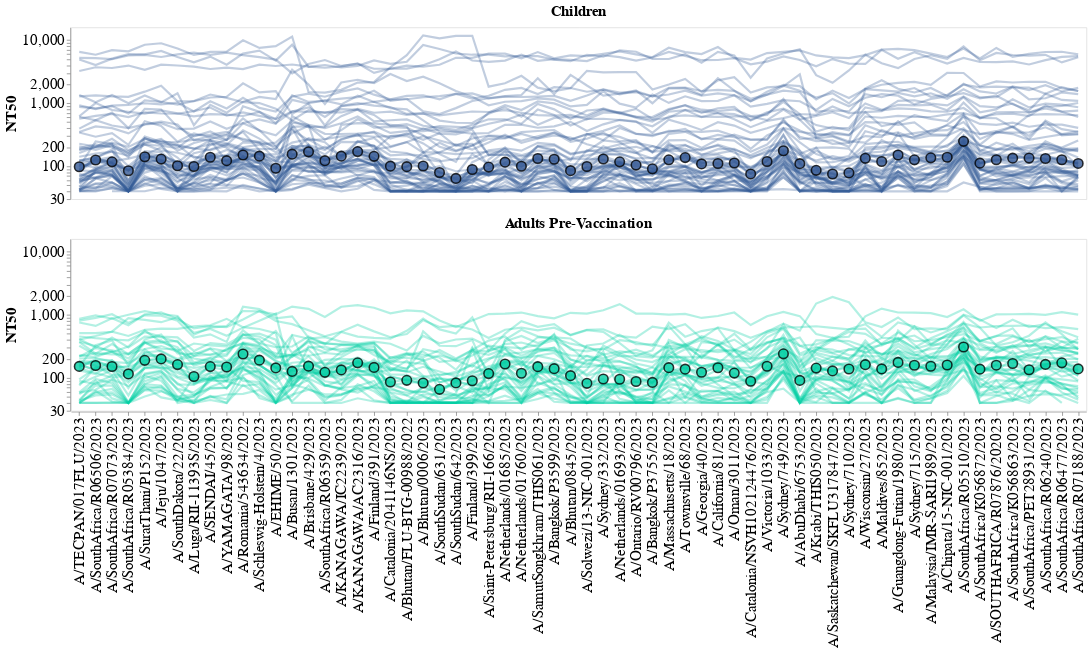

The notebook cell saved with this chart:
### Code cell
# Make plot with median and IQR for vaccine groups on same axis

# # Configure
# color_palette = [
#     '#557fc4', # Light, presenter-friendly blue
#     '#03cea4', #teal
#     '#ca1551', #red
#     '#eac435', #yellow
#                ]

color_scheme = alt.Color('group_detail', 
                         title = 'Cohort', 
                         sort=group_sort_list,
                         legend=None
                        ).scale(range=color_palette)
titer_range = [30, 16000]
titleFontSize=19
labelFontSize=19
lineOpacity = 0.3
lineSize = 2.8
markerOpacity = 0.8
markerSize = 150
width = 1300
height = 220

# Get data
cohorts_to_plot = ['SCH', 'PennVaccineCohort_d0']
data = all_titers[all_titers['group_detail'].isin(cohorts_to_plot)]
data = (data[~data['virus'].isin(vaccine_strains_no_Massachusetts)]
        .replace({'group_detail': group_detail_dict})
       )



line = (alt.Chart(data, width = width,height=height)
        .mark_line(size = lineSize, point = False, opacity = lineOpacity)
        .encode(
            alt.X('virus', 
                      axis = alt.Axis(grid=False, titleFontSize=titleFontSize, labelFontSize=labelFontSize,
                                      title = None,labelLimit = 1000, labelAlign = 'right',
                                      # labelColor = all_vacc_label_colors,labelFontWeight = all_vacc_label_weights,
                                     ),             
                      sort = virus_order
                     ),
            alt.Y('titer', 
                      scale =alt.Scale(type='log',domain=titer_range, nice=False), 
                      axis=alt.Axis(grid=False, titleFontSize=titleFontSize, labelFontSize=labelFontSize, title="NT50")
                 ),
            detail = 'serum',
            color = color_scheme,
            # order = 'virus_order'
        )
       )

points = (alt.Chart(data, width=width)
          .mark_point(size = markerSize,
                      stroke = 'black',
                      strokeWidth = 2,
                      filled=True, 
                      opacity=markerOpacity)
          .encode(
              alt.X('virus', sort = virus_order),
              alt.Y('median(titer)'),
              color = color_scheme
          )
         )
    
layered = (alt.layer(line, points)
           .facet(
               row = alt.Row('group_detail:N', sort = group_sort_list, 
                             title = None,
                             # header=None
                            ),
               config = alt.Config(
                        legend = alt.LegendConfig(titleFontSize=titleFontSize, labelFontSize = labelFontSize,
                            strokeColor='gray',padding=10,cornerRadius=10,
                            labelLimit = 1000 # Let legend labels be as long as they want
                        )
                       )
           ).configure_header(labelFontSize=labelFontSize,
                              labelFontWeight='bold',
                             labelOrient = 'top')
)

layered

### Figure 1 — Vega-Lite specification as saved in the notebook (floating-point values rounded to 4 significant figures; data arrays with more than 128 entries replaced by an {"elided": "..."} marker saying what was removed)
{"config": {"view": {"continuousWidth": 300, "continuousHeight": 300}, "header": {"labelFontSize": 19, "labelFontWeight": "bold", "labelOrient": "top"}, "legend": {"cornerRadius": 10, "labelFontSize": 19, "labelLimit": 1000, "padding": 10, "strokeColor": "gray", "titleFontSize": 19}}, "data": {"name": "data-4ccfd999303cb561a40387d4db9900bd"}, "facet": {"row": {"field": "group_detail", "sort": ["SCH", "PennVaccineCohort_d0", "PennVaccineCohort_d28", "MA22VaccineCohort_prevax", "MA22VaccineCohort_postvax"], "title": null, "type": "nominal"}}, "spec": {"layer": [{"mark": {"type": "line", "opacity": 0.3, "point": false, "size": 2.8}, "encoding": {"color": {"field": "group_detail", "legend": null, "scale": {"range": ["#345995", "#03cea4", "#ca1551", "#eac435"]}, "sort": ["SCH", "PennVaccineCohort_d0", "PennVaccineCohort_d28", "MA22VaccineCohort_prevax", "MA22VaccineCohort_postvax"], "title": "Cohort", "type": "nominal"}, "detail": {"field": "serum", "type": "nominal"}, "x": {"axis": {"grid": false, "labelAlign": "right", "labelFontSize": 19, "labelLimit": 1000, "title": null, "titleFontSize": 19}, "field": "virus", "sort": ["A/Texas/50/2012X-223A", "A/Texas/50/2012", "A/Switzerland/9715293/2013", "A/Switzerland/9715293/2013NIB-88", "A/Kansas/14/2017", "A/HongKong/4801/2014egg", "A/HongKong/4801/2014", "A/Singapore/INFIMH-16-0019/2016X-307A", "A/Singapore/INFIMH-16-0019/2016", "A/HongKong/2671/2019", "A/HongKong/45/2019", "A/Cambodia/e0826360/2020", "A/Cambodia/e0826360/2020egg", "A/TECPAN/017FLU/2023", "A/SouthAfrica/R06506/2023", "A/SouthAfrica/R07073/2023", "A/SouthAfrica/R05384/2023", "A/SuratThani/P152/2023", "A/Jeju/1047/2023", "A/SouthDakota/22/2023", "A/Luga/RII-11393S/2023", "A/SENDAI/45/2023", "A/YAMAGATA/98/2023", "A/Romania/543634/2022", "A/Schleswig-Holstein/4/2023", "A/EHIME/50/2023", "A/Darwin/9/2021", "A/Darwin/6/2021", "A/Busan/1301/2023", "A/Brisbane/429/2023", "A/SouthAfrica/R06359/2023", "A/KANAGAWA/IC2239/2023", "A/KANAGAWA/AC2316/2023", "A/Finland/391/2023", "A/Catalonia/2041146NS/2023", "A/Bhutan/FLU-BTG-00988/2022", "A/Bhutan/0006/2023", "A/SouthSudan/631/2023", "A/SouthSudan/642/2023", "A/Finland/399/2023", "A/Saint-Petersburg/RII-166/2023", "A/Thailand/8/2022", "A/Netherlands/01685/2023", "A/Netherlands/01760/2023", "A/SamutSongkhram/THIS061/2023", "A/Bangkok/P3599/2023", "A/Bhutan/0845/2023", "A/Solwezi/13-NIC-001/2023", "A/Sydney/332/2023", "A/Netherlands/01693/2023", "A/Ontario/RV00796/2023", "A/Bangkok/P3755/2023", "A/Massachusetts/18/2022", "A/Townsville/68/2023", "A/Georgia/40/2023", "A/California/81/2023", "A/Oman/3011/2023", "A/Catalonia/NSVH102124476/2023", "A/Victoria/1033/2023", "A/Sydney/749/2023", "A/AbuDhabi/6753/2023", "A/Krabi/THIS050/2023", "A/Saskatchewan/SKFLU317847/2023", "A/Sydney/710/2023", "A/Wisconsin/27/2023", "A/Maldives/852/2023", "A/Guangdong-Futian/1980/2023", "A/Sydney/715/2023", "A/Malaysia/IMR-SARI1989/2023", "A/Chipata/15-NIC-001/2023", "A/SouthAfrica/R05510/2023", "A/SouthAfrica/K056872/2023", "A/SOUTHAFRICA/R07876/202023", "A/SouthAfrica/K056863/2023", "A/SouthAfrica/PET28931/2023", "A/SouthAfrica/R06240/2023", "A/SouthAfrica/R06477/2023", "A/SouthAfrica/R07188/2023"], "type": "nominal"}, "y": {"axis": {"grid": false, "labelFontSize": 19, "title": "NT50", "titleFontSize": 19}, "field": "titer", "scale": {"domain": [30, 16000], "nice": false, "type": "log"}, "type": "quantitative"}}}, {"mark": {"type": "point", "filled": true, "opacity": 0.8, "size": 150, "stroke": "black", "strokeWidth": 2}, "encoding": {"color": {"field": "group_detail", "legend": null, "scale": {"range": ["#345995", "#03cea4", "#ca1551", "#eac435"]}, "sort": ["SCH", "PennVaccineCohort_d0", "PennVaccineCohort_d28", "MA22VaccineCohort_prevax", "MA22VaccineCohort_postvax"], "title": "Cohort", "type": "nominal"}, "x": {"field": "virus", "sort": ["A/Texas/50/2012X-223A", "A/Texas/50/2012", "A/Switzerland/9715293/2013", "A/Switzerland/9715293/2013NIB-88", "A/Kansas/14/2017", "A/HongKong/4801/2014egg", "A/HongKong/4801/2014", "A/Singapore/INFIMH-16-0019/2016X-307A", "A/Singapore/INFIMH-16-0019/2016", "A/HongKong/2671/2019", "A/HongKong/45/2019", "A/Cambodia/e0826360/2020", "A/Cambodia/e0826360/2020egg", "A/TECPAN/017FLU/2023", "A/SouthAfrica/R06506/2023", "A/SouthAfrica/R07073/2023", "A/SouthAfrica/R05384/2023", "A/SuratThani/P152/2023", "A/Jeju/1047/2023", "A/SouthDakota/22/2023", "A/Luga/RII-11393S/2023", "A/SENDAI/45/2023", "A/YAMAGATA/98/2023", "A/Romania/543634/2022", "A/Schleswig-Holstein/4/2023", "A/EHIME/50/2023", "A/Darwin/9/2021", "A/Darwin/6/2021", "A/Busan/1301/2023", "A/Brisbane/429/2023", "A/SouthAfrica/R06359/2023", "A/KANAGAWA/IC2239/2023", "A/KANAGAWA/AC2316/2023", "A/Finland/391/2023", "A/Catalonia/2041146NS/2023", "A/Bhutan/FLU-BTG-00988/2022", "A/Bhutan/0006/2023", "A/SouthSudan/631/2023", "A/SouthSudan/642/2023", "A/Finland/399/2023", "A/Saint-Petersburg/RII-166/2023", "A/Thailand/8/2022", "A/Netherlands/01685/2023", "A/Netherlands/01760/2023", "A/SamutSongkhram/THIS061/2023", "A/Bangkok/P3599/2023", "A/Bhutan/0845/2023", "A/Solwezi/13-NIC-001/2023", "A/Sydney/332/2023", "A/Netherlands/01693/2023", "A/Ontario/RV00796/2023", "A/Bangkok/P3755/2023", "A/Massachusetts/18/2022", "A/Townsville/68/2023", "A/Georgia/40/2023", "A/California/81/2023", "A/Oman/3011/2023", "A/Catalonia/NSVH102124476/2023", "A/Victoria/1033/2023", "A/Sydney/749/2023", "A/AbuDhabi/6753/2023", "A/Krabi/THIS050/2023", "A/Saskatchewan/SKFLU317847/2023", "A/Sydney/710/2023", "A/Wisconsin/27/2023", "A/Maldives/852/2023", "A/Guangdong-Futian/1980/2023", "A/Sydney/715/2023", "A/Malaysia/IMR-SARI1989/2023", "A/Chipata/15-NIC-001/2023", "A/SouthAfrica/R05510/2023", "A/SouthAfrica/K056872/2023", "A/SOUTHAFRICA/R07876/202023", "A/SouthAfrica/K056863/2023", "A/SouthAfrica/PET28931/2023", "A/SouthAfrica/R06240/2023", "A/SouthAfrica/R06477/2023", "A/SouthAfrica/R07188/2023"], "type": "nominal"}, "y": {"aggregate": "median", "field": "titer", "type": "quantitative"}}}], "height": 220, "width": 1300}, "$schema": "https://vega.github.io/schema/vega-lite/v5.16.3.json", "datasets": {"data-4ccfd999303cb561a40387d4db9900bd": {"elided": "5856 records"}}}
